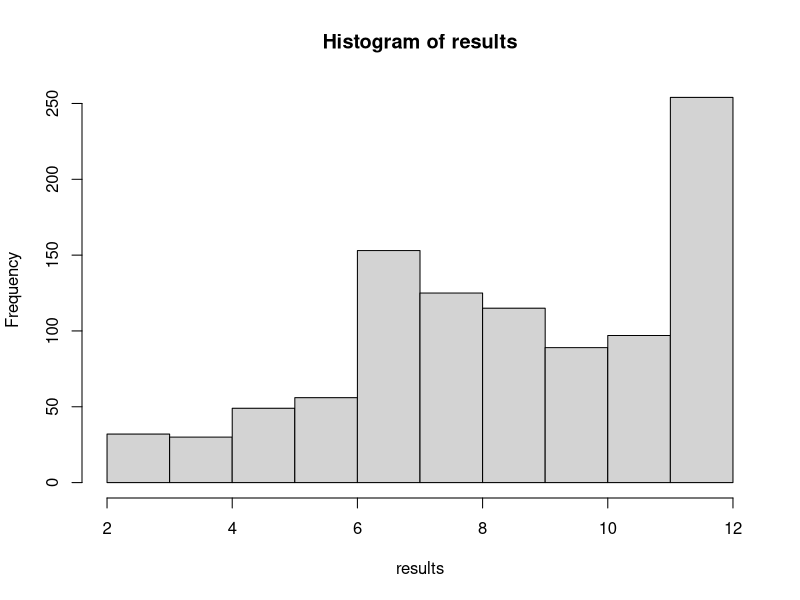

The R script that drew this image:
probabilities_vector <- c(0.1, 0.1, 0.1, 0.1, 0.1, 0.5)
equalProbVector <- c(1/6, 1/6, 1/6, 1/6, 1/6, 1/6)

rollDice <- function(D = 2, probs = equalProbVector, faces = 1:6){
  sum(sample(faces,D,replace = TRUE, prob = probs))
  
}

rollDice()


results <- replicate(n=1000, expr = rollDice(, probabilities_vector, ), simplify = TRUE)
hist(results)